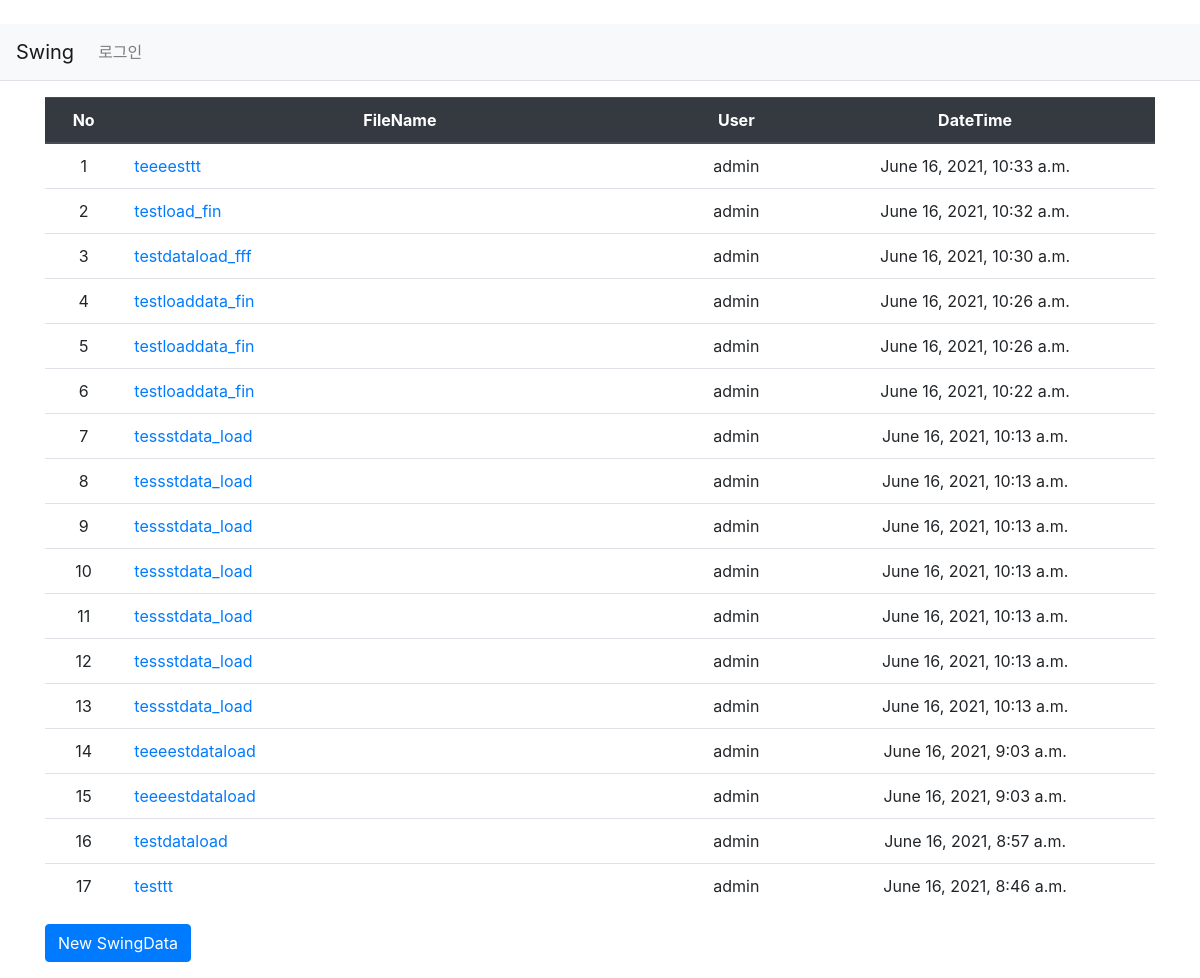
Before: / with the older database file.
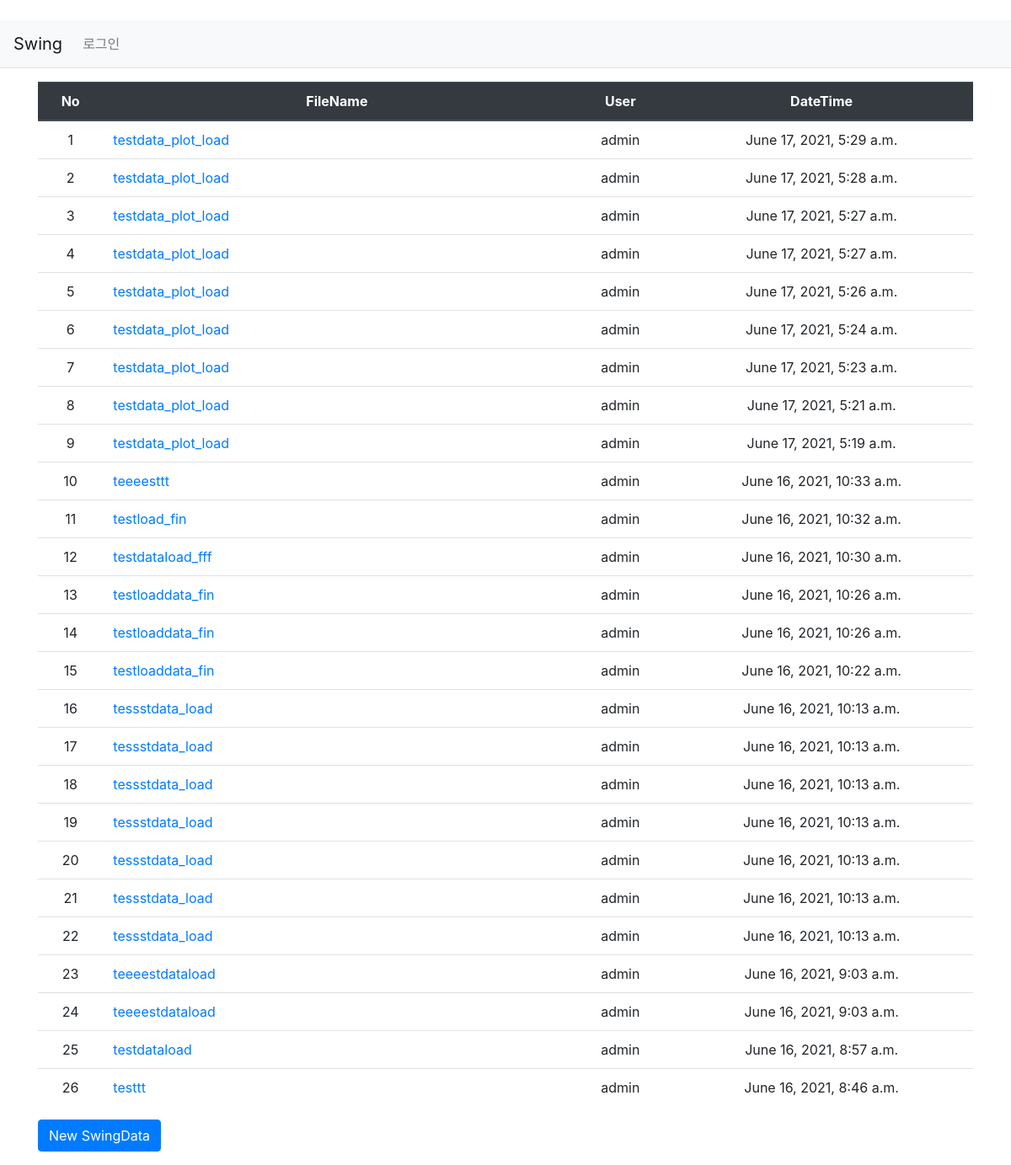
After: the same page with the newer database file.
### pybo/models.py (models this page shows, shortened)
class Question(models.Model):
    author = models.ForeignKey(User, on_delete=models.CASCADE)
    subject = models.CharField(max_length=200)    #charfield의 내용으로 파일이름이 지정
    content = models.TextField()
    create_date = models.DateTimeField()
    elbowCheck = models.IntegerField(default = 0)
    dampCheck = models.IntegerField(default = 0)
    vibCheck = models.IntegerField(default = 0)
    backAngCheck = models.DecimalField(max_digits = 10, decimal_places = 5, default = 0.)
    rlTimeCheck = models.IntegerField(default = 0)
    rlAngCheck = models.DecimalField(max_digits = 10, decimal_places = 5, default = 0.)

### pybo/views.py (the view)
# urls.py: path('', views.index, name='index'),
def index(request):
    question_list = Question.objects.order_by('-create_date')
    context = {'question_list': question_list}
    return render(request, 'pybo/question_list.html', context)

### templates/pybo/question_list.html (shortened to what this page needs)
{% extends 'base.html' %}
{% block content %}
<div class="container my-3">
    <table class="table">
        <thead>
        <tr class="text-center thead-dark">
            <th>No</th>
            <th style="width:50%">FileName</th>
    	<th>User</th>
            <th>DateTime</th>
        </tr>
        </thead>
        <tbody>
        {% if question_list %}
        {% for question in question_list %}
        <tr class = "text-center">
            <td>{{ forloop.counter }}</td>
            <td class="text-left">
                <a href="{% url 'pybo:detail' question.id %}">{{ question.subject }}</a>
            </td>
	<td>{{ question.author.username }}</td>
            <td>{{ question.create_date }}</td>
        </tr>
        {% endfor %}
        {% else %}
        <tr>
            <td colspan="3">No Data Available.</td>
        </tr>
        {% endif %}
        </tbody>
    </table>
        <a href="{% url 'pybo:question_create' %}" class="btn btn-primary">New SwingData</a>
</div>
{% endblock %}

### templates/base.html (shortened to what this page needs)
﻿{% load static %}
<!doctype html>
<html lang="ko">
<head>
    <link rel="stylesheet" type="text/css" href="{% static 'bootstrap.min.css' %}">
    <link rel="stylesheet" type="text/css" href="{% static 'pybo/stylesheet.css' %}">
</head>
<body>
    <nav class="navbar navbar-expand-lg navbar-light bg-light border-bottom">
        <a class="navbar-brand" href="{% url 'pybo:index' %}">Swing</a>
        <div class="collapse navbar-collapse flex-grow-0" id="navbarNav">
            <ul class="navbar-nav">
                <li class="nav-item ">
                    {% if user.is_authenticated %}
                    <a class="nav-link" href="{% url 'common:logout' %}">{{ user.username }} (로그아웃)</a>
                    {% else %}
                    <a class="nav-link" href="{% url 'common:login' %}">로그인</a>
                    {% endif %}
                </li>
            </ul>
        </div>
    </nav>
{% block content %}
{% endblock %}
</body>
</html>

Changed rows visible on the page:
added Question: subject "testdata_plot_load", author.username "admin", create_date "June 17, 2021, 5:29 a.m."
added Question: subject "testdata_plot_load", author.username "admin", create_date "June 17, 2021, 5:28 a.m."
added Question: subject "testdata_plot_load", author.username "admin", create_date "June 17, 2021, 5:27 a.m."
added Question: subject "testdata_plot_load", author.username "admin", create_date "June 17, 2021, 5:27 a.m."
added Question: subject "testdata_plot_load", author.username "admin", create_date "June 17, 2021, 5:26 a.m."
added Question: subject "testdata_plot_load", author.username "admin", create_date "June 17, 2021, 5:24 a.m."
added Question: subject "testdata_plot_load", author.username "admin", create_date "June 17, 2021, 5:23 a.m."
added Question: subject "testdata_plot_load", author.username "admin", create_date "June 17, 2021, 5:21 a.m."
added Question: subject "testdata_plot_load", author.username "admin", create_date "June 17, 2021, 5:19 a.m."
